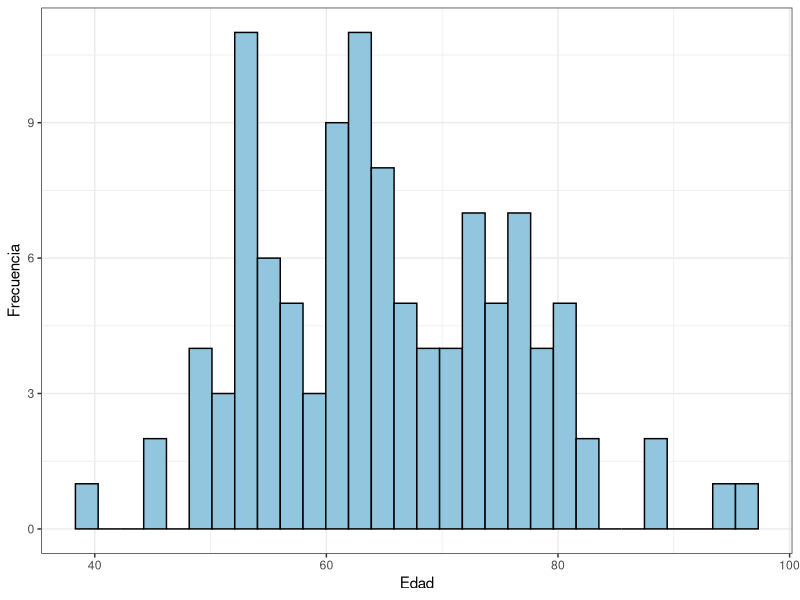
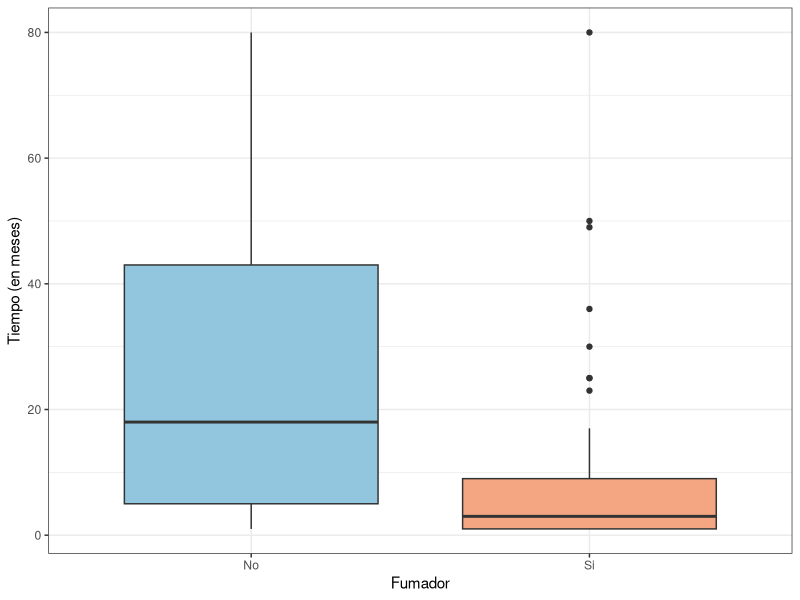
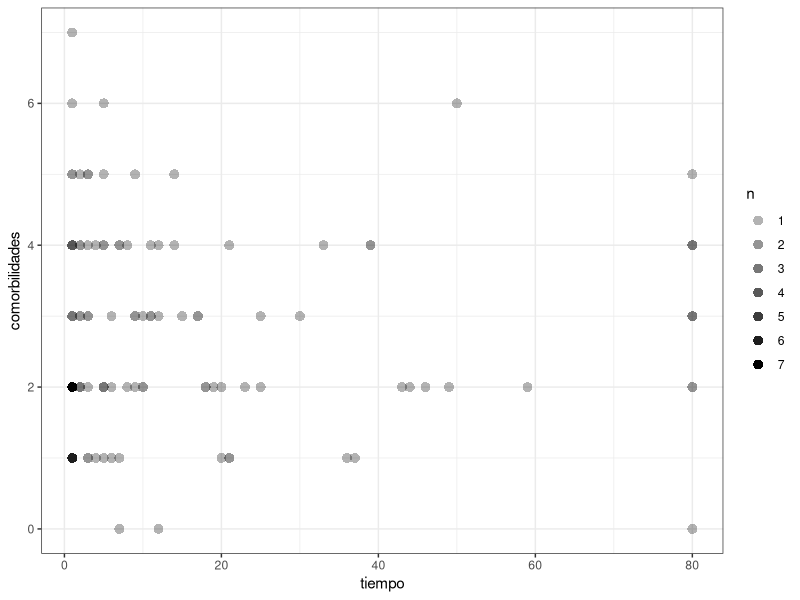
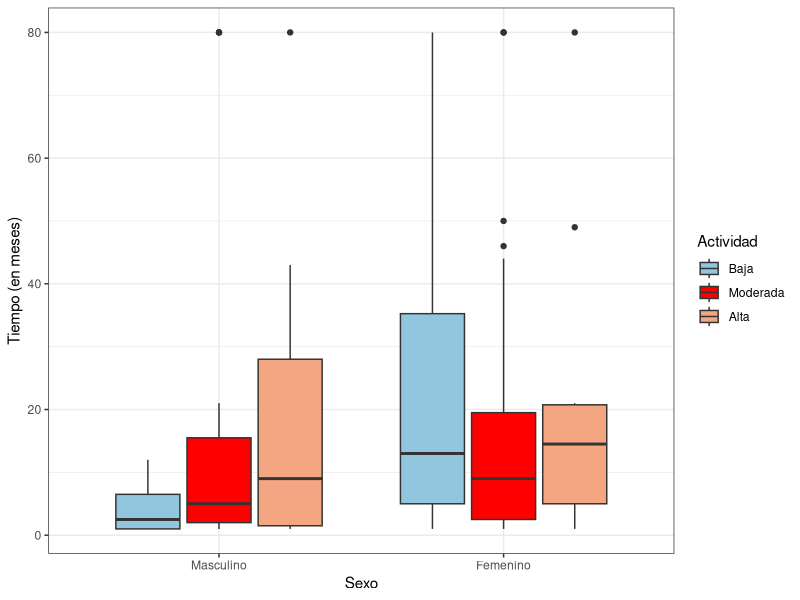
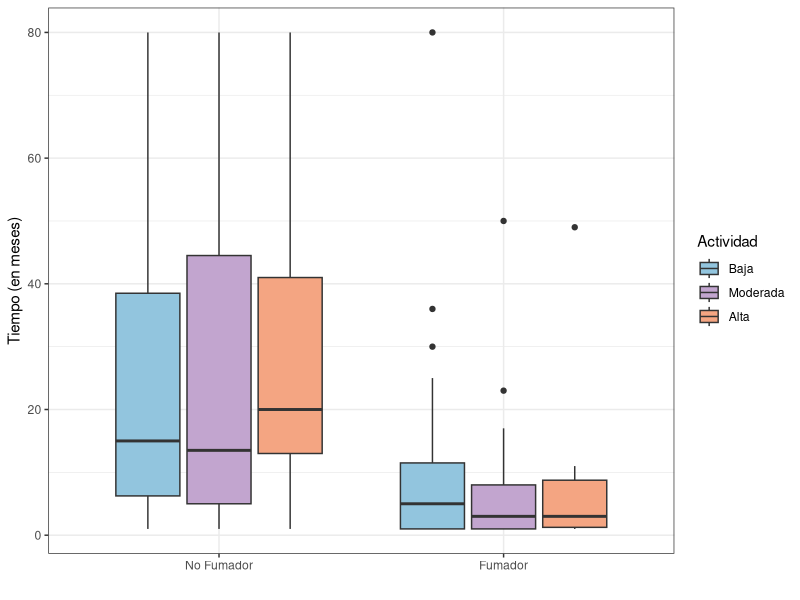
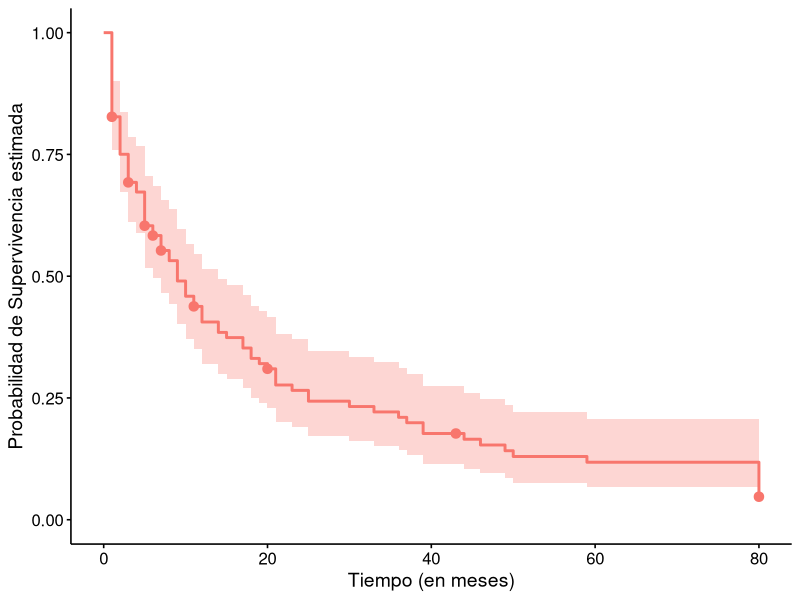
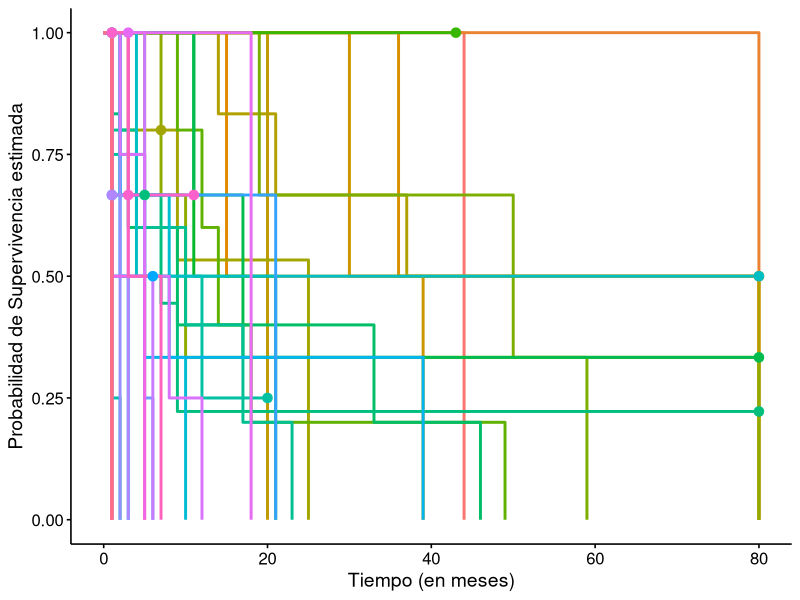
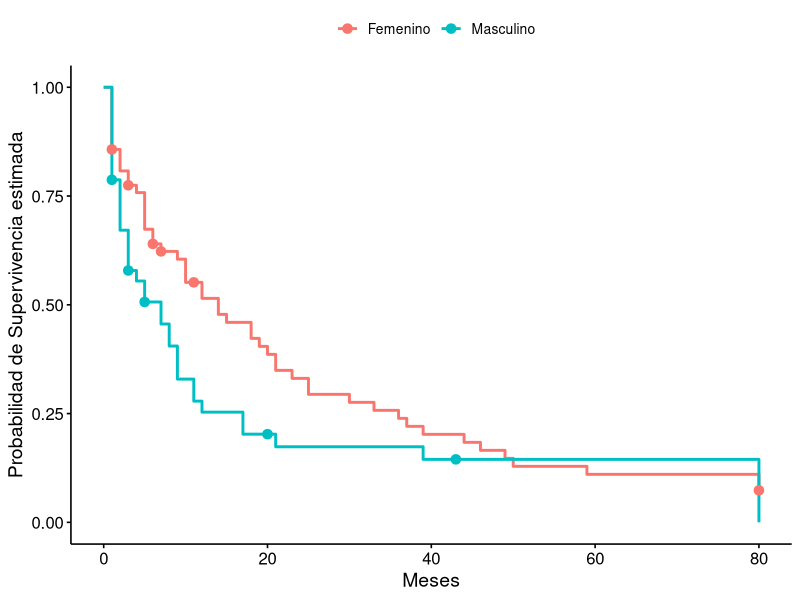

Recreate these plots in R, in order.
## ---- chunk 1
# Te voy a pedir porfis si podés ver de arreglar los títulos de las tablas? Porque no sé qué toqué pero los rompí :P :(

# TO DO: (alt + 127)
# ⌂ Introducción
# ⌂ Que se referencie Figura 1, etc (en vez de sólo el 1)
# ⌂ Referenciar tablas
# ⌂ Centrar captions (de tablas y figuras)
# ⌂ Hacer que los gráficos sean un toque más chicos y que no se muevan
# ⌂ Mejorar captions
# ⌂ CATEGORIZAR COMORBILIDAD (0-2, 3-4, >=5)
# ⌂



# PARA VER DE CATEGORIZAR COMORBILIDADES:
# Otro Estudio solo el 6% de los pacientes con enfermedad pulmonar obstructiva crónica no tenía otra afección médica crónica, con un promedio de 3.7 comorbilidades en pacientes con EPOC frente a 1.8 en controles sanos.
# 
# Otro estudio informó que más del 50% de una cohorte de 1522 pacientes con EPOC tenían 1 o 2 comorbilidades, el 15.8% tenía 3 o 4 comorbilidades y el 6.8% tenía 5 o más.
# FUENTE: https://scielo.isciii.es/scielo.php?script=sci_arttext&pid=S2529-850X2020001000010#B16

# Siento que dice cosas muy variadas VER QUE USAR
## ---- chunk 2
knitr::opts_chunk$set(
  warning = FALSE,
  message = FALSE, 
  echo = F,
  fig.pos = 'H',
  fig.align = "center"
)
## ---- chunk 3
# install.packages("bookdown")
library(readr)
library(tibble)
library(tidyverse)
library(dplyr)
library(knitr)
library(kableExtra)
library(RColorBrewer) # Paletas
library(survival)  # Manejo datos de supervivencia 
library(survminer) # Crear gráficos con la función ggsurvplot()
library(survMisc)  # Para realizar el test de tendencia
library(ggpubr)    # Manejo de gráficos con ggplot (o ggsurvplot)

# Para que las tablas, etc esté en español
# tinytex::tlmgr_install("babel-spanish")


## ---- chunk 4
# Somos el grupo 7 así que nos corresponde el dataset 7:

datos <- read_csv("conjunto_grupo_7.csv")
summary(datos)
view(datos)
## ---- chunk 5
# Para ver paletas de colores: (Me gustó la RdBu, pero decime voooos)
# display.brewer.all()

# Para ver cuántos colores tiene la paleta:
# brewer.pal.info["RdBu", "maxcolors"]

#  brewer.pal.info["PRGn", "maxcolors"]

# Para que los muestre:

# display.brewer.pal(n = 11, "RdBu")
# prgn <- brewer.pal(n = 11, name = "PRGn")
# barplot(rep(1, 11), col = prgn, names.arg = prgn, las = 2)


# Para los nombres de los colores:
# brewer.pal(n = 11, name = "RdBu")

# Para ver qué color es cuál:
 # colores <- brewer.pal(11, "RdBu")
 # barplot(rep(1, 11), col = colores, names.arg = colores, las = 2)


# VER de ponerles nombres
# colores <- brewer.pal(11, "RdBu")
# names(colores) <- c("RojoOscuro", "Rojo", "Rosa", "Salmón", "Beige",
#                     "Gris", "Celeste", "AzulClaro", "Azul", "AzulOscuro", "AzulMuyOscuro")


## ---- chunk 6

# Histograma:
ggplot(datos, aes(x = edad)) +
  geom_histogram(fill = "#92C5DE", color = "black") +
  theme_bw()+
  labs(y = "Frecuencia", x = "Edad")
## ---- chunk 7

# Boxplot fumadores:
datos %>% 
  group_by(fumador) %>% 
  ggplot(aes(x = fumador, y = tiempo, fill = fumador)) + 
  geom_boxplot() +
  scale_fill_manual(values = c("#92C5DE", "#F4A582"))+
  labs (x = "Fumador", y = "Tiempo (en meses)") +
  scale_x_discrete(label = c("No", "Si")) +
  theme_bw() +
  theme(legend.position = "none") 

## ---- chunk 8

datos %>% 
  # str_to_title: Para que use los niveles de actividad con mayúscula la primera letra
  # factor(...., levels): para que las ordene
  mutate(
    actividad = str_to_title(as.character(actividad)), 
        actividad = factor(actividad,
                       levels = c("Alta", "Moderada", "Baja"))) %>% 
  group_by(actividad) %>% 
  summarise(
    n = n(),
    media = mean(tiempo),
    mediana = median(tiempo),
    sd = sd(tiempo)
  ) %>%
  mutate(
    across(where(is.numeric), # Para que sólo use 2 decimales
           ~round(.x, 2))) %>%
  kable(
    caption = "Medidas descriptivas de los pacientes de acuerdo a su nivel de actividad física",
    col.names = c("Actividad", "n", "Media", "Mediana", "Desvío estándar"),
    escape = F,
    label = "Tabla 1") %>%
  kable_styling(latex_options = "hold_position")
# responsive para que si usamos htlm se ajuste bien creo
# hold position para que no pase a otra hoja creo

## ---- chunk 9
# Comorbilidad:
ggplot(datos, aes(x = tiempo, y = comorbilidades)) +
  geom_count(aes(alpha = after_stat(n)), shape = 16, size = 3) +
  scale_alpha(range = c(0.3, 1)) +
  theme_bw()
## ---- chunk 10


datos %>% 
  mutate(comorbilidades = factor(comorbilidades)) %>% 
  group_by(comorbilidades) %>% 
  summarise(
    n = n(),
    media = mean(tiempo),
    mediana = median(tiempo),
    sd = sd(tiempo)
  ) %>%
  mutate(
    across(where(is.numeric),
           ~round(.x, 2))) %>%
kable(
  caption = "Medidas descriptivas de los pacientes de acuerdo a la cantidad de comorbilidades que presentaron",
  col.names = c("Comorbilidades", "n", "Media", "Mediana", "Desvío estándar"),
  escape = FALSE
) %>% 
  kable_styling(latex_options = c("responsive", "hold_position"))


# Sólo hay una persona que presentó 7 comorbilidades así que no se puede calcular el desvío 

## ---- chunk 11

# Intento de boxplot sexo y actividad física
datos %>% 
  mutate(
    sexo = str_to_title(as.character(sexo)),
    sexo = factor(sexo,
                  levels = c("Masculino", "Femenino")),
        actividad = str_to_title(as.character(actividad)),
    actividad = factor(actividad,
         levels = c("Baja", "Moderada", "Alta"))) %>% 
  group_by(sexo, actividad) %>%
  ggplot(aes(x = sexo, y = tiempo, fill = actividad))+
  geom_boxplot()+
  scale_fill_manual(values = c("#92C5DE", "red","#F4A582"))  +
  labs(x = "Sexo",
       y = "Tiempo (en meses)",
       fill = "Actividad") +
  theme_bw() 

# le cambie el color porque la verdad no los diferenciaba, pero despues ponele el color que tenia
## ---- chunk 12

# Intento de actividad física y fumadores
datos %>% 
  mutate(
        actividad = str_to_title(as.character(actividad)),
    actividad = factor(actividad,
         levels = c("Baja", "Moderada", "Alta"))) %>% 
  group_by(fumador, actividad) %>%
  ggplot(aes(x = fumador, y = tiempo, fill = actividad))+
  geom_boxplot()+
  scale_fill_manual(values = c("#92C5DE", "#C2A5CF","#F4A582"))  +
  labs(x = "",
       y = "Tiempo (en meses)",
       fill = "Actividad") +
  scale_x_discrete(label = c("No Fumador", "Fumador")) +
  theme_bw() 

## ---- chunk 13
# Modelo para graficar
mod_0 <- survfit(Surv(tiempo, complicacion) ~ 1,
                 data = datos)
summary(mod_0)


# VER si no debería hacer así: !!!! (usa el modelo de cox)
# mod_0 <- coxph(Surv(tiempo, complicacion) ~ 1,
#                ties = "breslow", data = datos)
# 
# # Crear curva de supervivencia a partir del modelo
# km_mod_0 <- survfit(mod_0)
# 
# # Ahora sí graficar
# ggsurvplot(fit = km_mod_0, data = datos,
#            title = "Función de supervivencia estimada (K-M)",
#            censor.shape = 20,
#            xlab = "Meses",
#            ylab = "Probabilidad de Supervivencia estimada",
#            legend = "none",
#            legend.title = "")

## ---- chunk 14

ggsurvplot(fit = mod_0, data = datos,
           censor.shape = 20,
           xlab = "Tiempo (en meses)",
           ylab = "Probabilidad de Supervivencia estimada",
           legend = "none",
           legend.title = "")

## ---- chunk 15
# Para graficar:
# Calcula la función de supervivencia
mod_1 <- survfit(Surv(tiempo, complicacion) ~ edad,
                 data = datos)
summary(mod_1)

## ---- chunk 16
ggsurvplot(fit = mod_1, data = datos,
           censor.shape = 20,
           xlab = "Tiempo (en meses)",
           ylab = "Probabilidad de Supervivencia estimada",
           legend = "none",
           legend.title = "")

## ---- chunk 17

# Haciendo el modelo de cox para edad:
modc_1 <- coxph(Surv(tiempo, complicacion) ~ edad, 
               ties = "breslow", data = datos)
summary(modc_1)


# Test de verosimilitud:
# -2*log(reducido) - log(completo)
-2*modc_1$loglik[1] - modc_1$loglik[2]


## ---- chunk 18
# Supervivencia para graficar
mod_2 <- survfit(Surv(tiempo, complicacion) ~ sexo,
                 data = datos)
summary(mod_2)
## ---- chunk 19

ggsurvplot(fit = mod_2, data = datos,
           censor.shape = 20,
           xlab = "Meses",
           ylab = "Probabilidad de Supervivencia estimada",
           legend.labs = c("Femenino", "Masculino"),
           legend.title = "")

## ---- chunk 20

# Haciendo el modelo de cox para sexo:
modc_2 <- coxph(Surv(tiempo, complicacion) ~ sexo, 
               ties = "breslow", data = datos)
summary(modc_2)


# Test de verosimilitud:
# -2*log(reducido) - log(completo)
-2*modc_2$loglik[1] - modc_2$loglik[2]


## ---- chunk 21
# Modelo para graficar
mod_3 <- survfit(Surv(tiempo, complicacion) ~ fumador,
                 data = datos)
summary(mod_3)
## ---- chunk 22

ggsurvplot(fit = mod_3, data = datos,
           censor.shape = 20,
           xlab = "Meses",
           ylab = "Probabilidad de Supervivencia estimada",
           legend.labs = c("No Fumador", "Fumador"),
           legend.title = "")

## ---- chunk 23

# Haciendo el modelo de cox para sexo:
modc_3 <- coxph(Surv(tiempo, complicacion) ~ fumador, 
               ties = "breslow", data = datos)
summary(modc_3)


# Test de verosimilitud:
# -2*log(reducido) - log(completo)
-2*modc_3$loglik[1] - modc_3$loglik[2]


## ---- chunk 24
# Modelo para graficar
mod_4 <- survfit(Surv(tiempo, complicacion) ~ actividad,
                 data = datos)
summary(mod_4)
## ---- chunk 25

# ORDENAR ALTA MODERADA BAJA O BAJA MODERADA ALTA
ggsurvplot(fit = mod_4, data = datos,
           censor.shape = 20,
           xlab = "Meses",
           ylab = "Probabilidad de Supervivencia estimada",
           legend.labs = c("Alta", "Baja", "Moderada"),
           legend.title = "")

## ---- chunk 26

# Haciendo el modelo de cox para sexo:
modc_4 <- coxph(Surv(tiempo, complicacion) ~ actividad, 
               ties = "breslow", data = datos)
summary(modc_4)


# Test de verosimilitud:
# -2*log(reducido) - log(completo)
-2*modc_4$loglik[1] - modc_4$loglik[2]
## ---- chunk 27
# Modelo para graficar
mod_5 <- survfit(Surv(tiempo, complicacion) ~ comorbilidades,
                 data = datos)
summary(mod_5)
## ---- chunk 28

ggsurvplot(fit = mod_5, data = datos,
           censor.shape = 20,
           xlab = "Meses",
           ylab = "Probabilidad de Supervivencia estimada",
           legend.labs = c("0","1", "2", "3", "4", "5", "6", "7"),
           legend.title = "Comorbilidades")
